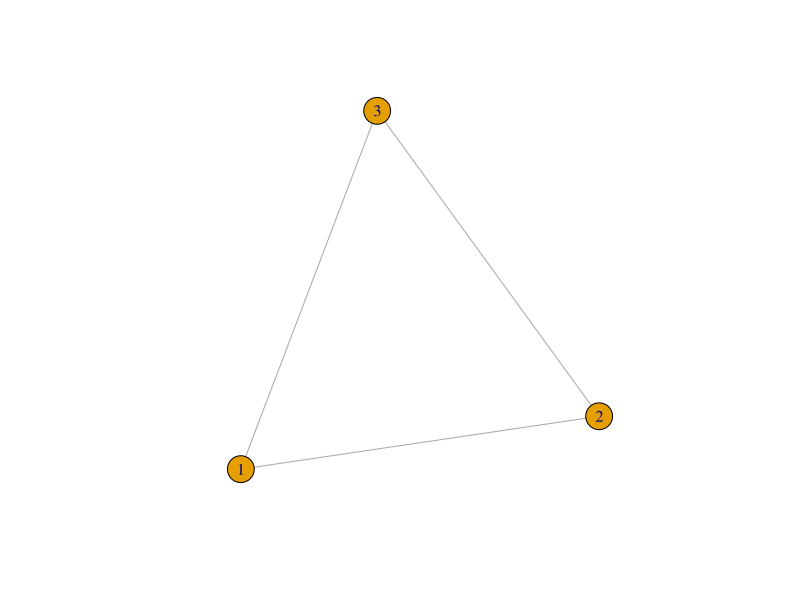
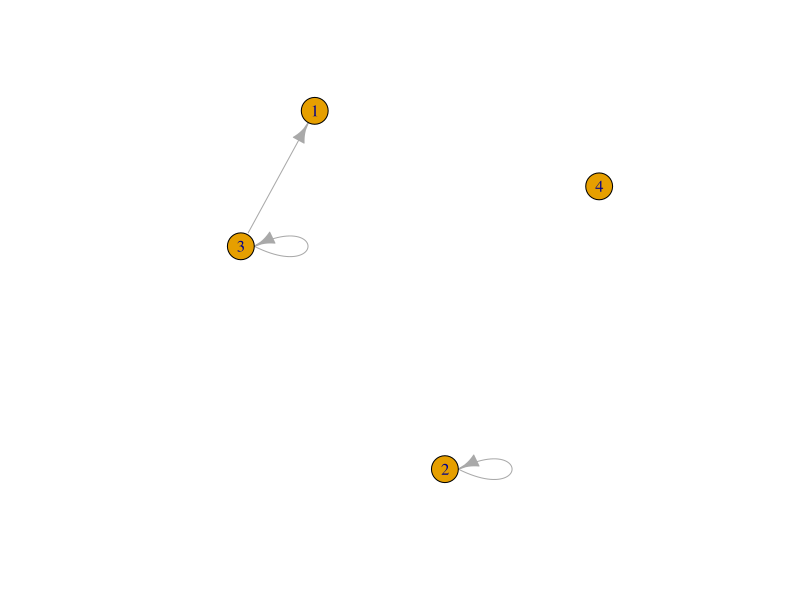
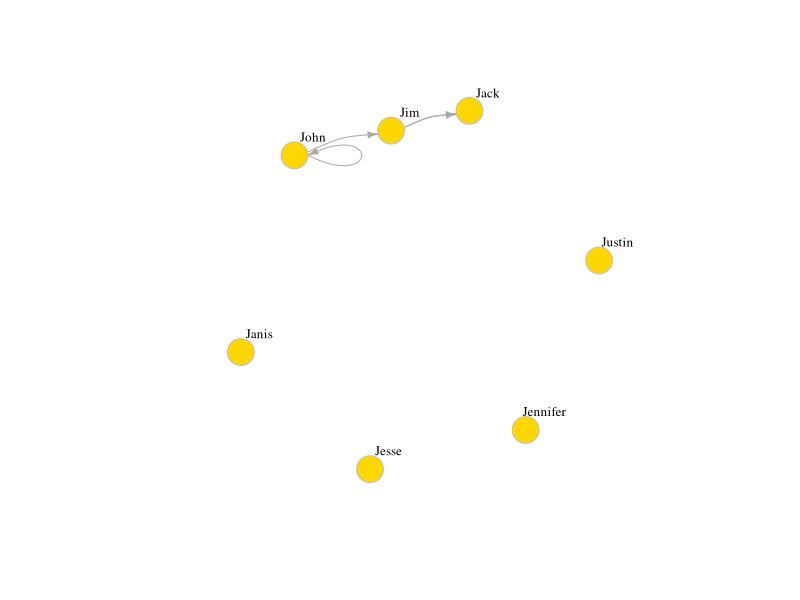
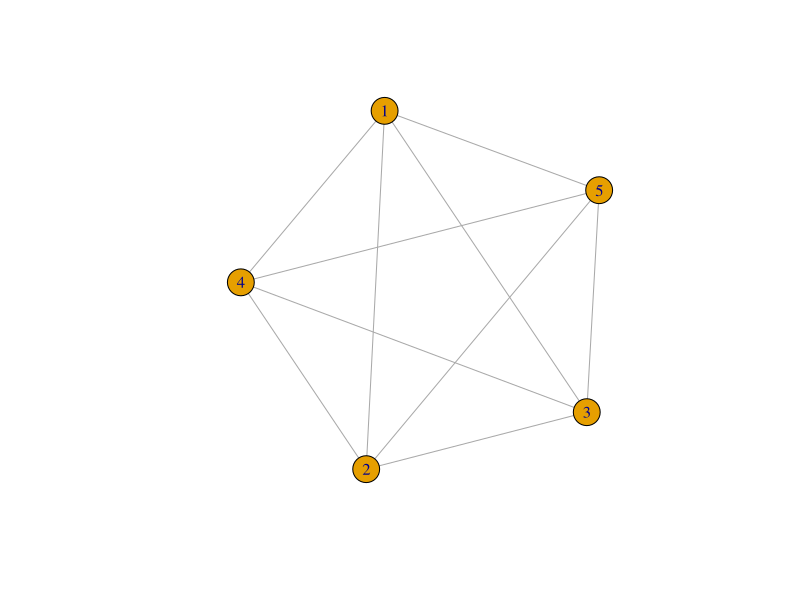
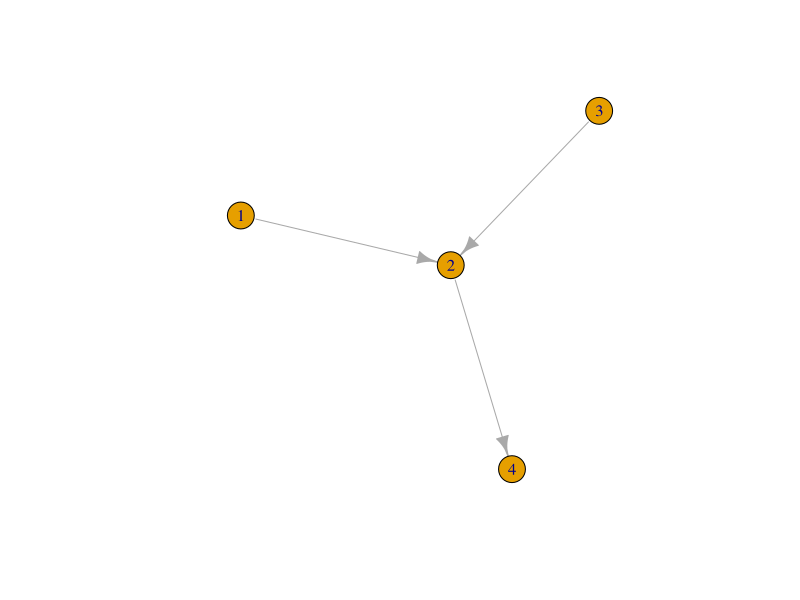

These figures' R source, in order:
## ---- chunk 1
library(igraph) # Load the igraph package
g1 <- graph( edges=c(1,2, 2,3, 3, 1), n=3, directed=F ) 
plot(g1) # A simple plot of the network 
## ---- chunk 2
# Now with 10 vertices, and directed by default:

g2 <- graph(edges=c(2,2, 3,3, 3, 1), n=4 )

plot(g2) 
## ---- chunk 3
g4 <- graph( c("John", "Jim", "Jim", "Jack", "Jim", "Jack", "John", "John"), 

             isolates=c("Jesse", "Janis", "Jennifer", "Justin") )  

# In named graphs we can specify isolates by providing a list of their names.



plot(g4, edge.arrow.size=.5, vertex.color="gold", vertex.size=15, 

     vertex.frame.color="gray", vertex.label.color="black",

     vertex.label.cex=0.8, vertex.label.dist=2, edge.curved=0.2) 
## ---- chunk 4
g<-graph.full(n=5, directed = FALSE, loops = FALSE)

plot(g)
get.edgelist(g)
## ---- chunk 5
edges <- c(1,2, 3,2, 2,4)
g<-graph(edges, n=max(edges), directed=TRUE)
plot(g)
## ---- chunk 6
make_full_graph(5)
print_all(make_full_graph(4, directed = F))
